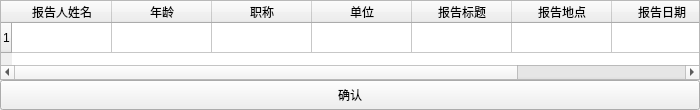
<?xml version="1.0" encoding="UTF-8"?>
<ui version="4.0">
 <class>Form</class>
 <widget class="QWidget" name="Form">
  <property name="geometry">
   <rect>
    <x>0</x>
    <y>0</y>
    <width>700</width>
    <height>110</height>
   </rect>
  </property>
  <property name="windowTitle">
   <string>Form</string>
  </property>
  <widget class="QTableWidget" name="tw_input">
   <property name="geometry">
    <rect>
     <x>0</x>
     <y>0</y>
     <width>700</width>
     <height>80</height>
    </rect>
   </property>
   <property name="editTriggers">
    <set>QAbstractItemView::AnyKeyPressed|QAbstractItemView::CurrentChanged|QAbstractItemView::DoubleClicked|QAbstractItemView::EditKeyPressed</set>
   </property>
   <property name="rowCount">
    <number>1</number>
   </property>
   <property name="columnCount">
    <number>8</number>
   </property>
   <row/>
   <column>
    <property name="text">
     <string>报告人姓名</string>
    </property>
   </column>
   <column>
    <property name="text">
     <string>年龄</string>
    </property>
   </column>
   <column>
    <property name="text">
     <string>职称</string>
    </property>
   </column>
   <column>
    <property name="text">
     <string>单位</string>
    </property>
   </column>
   <column>
    <property name="text">
     <string>报告标题</string>
    </property>
   </column>
   <column>
    <property name="text">
     <string>报告地点</string>
    </property>
   </column>
   <column>
    <property name="text">
     <string>报告日期</string>
    </property>
   </column>
   <column>
    <property name="text">
     <string>举办单位</string>
    </property>
   </column>
  </widget>
  <widget class="QPushButton" name="btn_confirm">
   <property name="geometry">
    <rect>
     <x>0</x>
     <y>80</y>
     <width>700</width>
     <height>30</height>
    </rect>
   </property>
   <property name="text">
    <string>确认</string>
   </property>
  </widget>
 </widget>
 <resources/>
 <connections/>
</ui>
